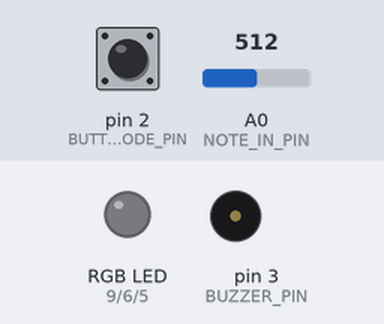
The sketch below on a simulated Arduino Uno, built with avr-gcc and run on an emulated ATmega328P. On the bench: an RGB LED mixed from three pins (HIGH = lit), buzzer (waves = sounding). Dashed ring = blinking. The test bench sets the inputs (shaded band); at power-on: pin 2 (BUTTON_MODE_PIN) LOW, A0 (NOTE_IN_PIN) = 512. Dim RGB values are drawn brighter than linear; random numbers use the default seed unless the sketch sets one.

Above: at 1.2 s.
1.3 s: pin 2 (BUTTON_MODE_PIN) pulled HIGH for 1 s
At 1.6 s:
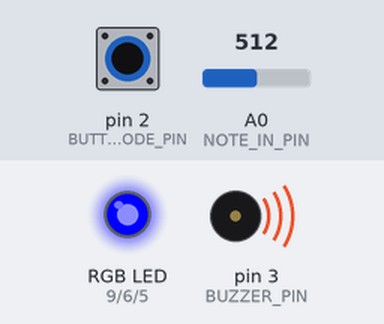
4.3 s: pin 2 (BUTTON_MODE_PIN) pulled HIGH for 0.15 s
At 5.4 s:
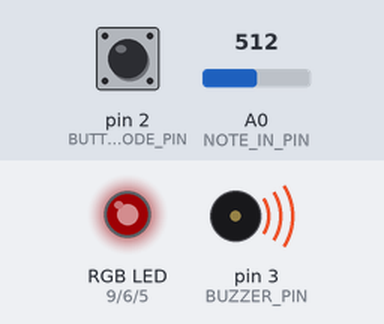
6.0 s: pin 2 (BUTTON_MODE_PIN) pulled HIGH for 0.15 s
At 6.8 s:
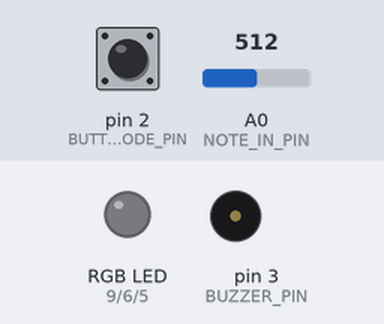
7.8 s: pin 2 (BUTTON_MODE_PIN) pulled HIGH for 3.2 s
At 8.7 s:
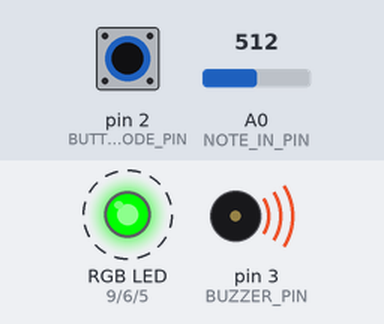
Timing chart, 0 to 12.5 s (numbered marks = the images above; inputs shaded):
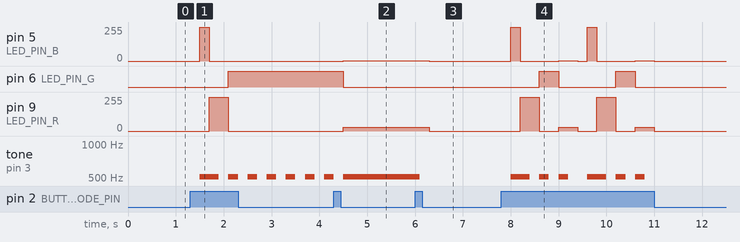

Measured:
- after the input at 1.3 s, pin 5 (LED_PIN_B): 0/255 → 255/255 after 0.20 s, → 0/255 0.20 s later; pin 6 (LED_PIN_G): LOW → HIGH after 0.80 s; pin 9 (LED_PIN_R): 0/255 → 255/255 after 0.40 s, → 0/255 0.40 s later; tone on pin 3 (BUZZER_PIN): silent → 512 Hz after 0.20 s, then repeats every 0.40 s: silent 0.20 s, 512 Hz 0.20 s
- after the input at 4.3 s, pin 5 (LED_PIN_B): 0/255 → 1/255 after 0.20 s; pin 6 (LED_PIN_G): HIGH → LOW after 0.20 s; pin 9 (LED_PIN_R): 0/255 → 30/255 after 0.20 s
- after the input at 6.0 s, pin 5 (LED_PIN_B): 1/255 → 0/255 after 0.30 s; pin 9 (LED_PIN_R): 30/255 → 0/255 after 0.30 s; tone on pin 3 (BUZZER_PIN): 512 Hz → silent after 0.10 s
- after the input at 7.8 s, pin 5 (LED_PIN_B): 0/255 → 255/255 after 0.20 s, → 0/255 0.20 s later, → 1/255 0.80 s later, → 0/255 0.40 s later, … (8 changes in this stretch); pin 6 (LED_PIN_G): alternates HIGH for 0.40 s and LOW for 1.2 s, 4 changes in all, then stays LOW, starting after 0.80 s

The sketch:

LastoriaLoreanna_EtudeTwo.ino
```cpp
/**********************ETUDE 2 CART 360 2017*******************************
   WELCOME!
   THE PURPOSE OF THIS EXERCISE IS TO DESIGN A VERY SIMPLE KEYBOARD (5 KEYS)
   WHICH ALLOWS YOU TO PLAY LIVE, RECORD, AND PLAYBACK.
   THERE WILL BE A BUTTON WHICH WHEN PRESSED WILL TAKE THE USER TO THE NEXT MODE:
   THERE ARE 5 POSSIBLE MODES
   0 ==  reset    ==   led off == also resets
   1 ==  live     ==   led BLUE
   2 ==  record   ==   led RED
   3 ==  play     ==   led GREEN
   4 ==  loopMODE ==   led PURPLE

   ADDITIONALLY - WHEN THE USER CHANGES MODE,
   THE RGB LED WILL CHANGE COLOR (ACCORDING TO THE SPECIFICATIONS)

   PLEASE FOLLOW THE INSTRUCTIONS IN THE COMMENTS:
   DO NOT ADD ANY MORE FUNCTION DEFINITIONS
   ONLY IMPLEMENT THE FUNCTION DEFINITIONS SUPPLIED
   THERE IS NO NEED TO ADD ANY NEW VARIABLES OR CONSTANTS
   PROVIDE COMMENTS FOR ANY OF THE CODE IMPLEMENTED
   GOOD LUCK!
*/
/**** CONSTANTS ********************************************************/

#define BUTTON_MODE_PIN 2 // Button to change the mode

// constants for RGB LED
#define LED_PIN_R 9 // R PIN
#define LED_PIN_G 6 // G PIN
#define LED_PIN_B 5 // B PIN //double check these are
//right when connected

// constant for note in (button-resistor ladder on breadboard)
# define NOTE_IN_PIN A0

// constant for max number of notes in array
#define MAX_NOTES 16  //array of max notes for player

// a constant for duration
const int duration = 200;

// constant for pin to output for buzzer
#define BUZZER_PIN 3 // PWM

/******** VARIABLES *****************************************************/
// counter for how many notes we have
int countNotes = 0;
// array to hold the notes played (for record/play mode)
int notes [MAX_NOTES];
int mode = 0; // start at off

/*************************************************************************/


/**********************SETUP() DO NOT CHANGE*******************************/
// Declare pin mode for the single digital input
void setup()
{
  pinMode(BUTTON_MODE_PIN, INPUT);
  //IMPLEMENT

  //for rbg color outputs
  pinMode(LED_PIN_R, OUTPUT);
  pinMode(LED_PIN_G, OUTPUT);
  pinMode(LED_PIN_B, OUTPUT);

  //digital output
  pinMode(BUZZER_PIN, OUTPUT);

  Serial.begin(9600); //used this to determine "noteInput" value
}

/**********************LOOP() DO NOT CHANGE *******************************
   INSTRUCTIONS:
   There is NO NEED to change the loop - it establishes the flow of the program
   We call here 3 functions repeatedly:
   1: chooseMode(): this function will determine the mode that your program is in
   based on if the button (linked to the BUTTON_MODE_PIN) was pressed
   2: setRGB(): will set the color of the RGB LED based on the value of the mode variable
   3: selectMode(): will determine which function to call based on the value of the mode variable

**************************************************************************/
void loop()
{
  chooseMode();
  setRGB();
  selectMode();
}
/******************CHOOSEMODE(): IMPLEMENT *********************************
   INSTRUCTIONS:
   Read the value from the Button (linked to the BUTTON_MODE_PIN) and
   if is being pressed then change the mode variable.
   REMEMBER:
   mode == 0 is reset
   mode == 1 is live
   mode == 2 is record
   mode == 3 is play
   mode == 4 is loopMode
   Every time the user presses the button, the program will go to the next mode,
   once it reaches 4, it should go back to mode == 0.
   (i.e. if mode ==2 and we press, then mode ==3) ...
**************************************************************************/
void chooseMode() {
  // IMPLEMENT

  int buttonState = digitalRead(BUTTON_MODE_PIN);
  //if the button is in a certain state and the button is pressed
  //switch over to the next state and continue

  if (buttonState == HIGH) {
    if (mode == 0) {
      mode = 1;
    }
    else if (mode == 1) {
      mode = 2;
    }
    else if (mode == 2) {
      mode = 3;
    }
    else if (mode == 3) {
      mode = 4;
    }
    else if (mode == 4) {
      mode = 0; //reset
    }
    delay(200); //add delay to slow things down
  }
}

/******************SETRGB(): IMPLEMENT *********************************
   INSTRUCTIONS:
   Depending on the value of the mode variable:
   if the mode is 0 - RGB LED IS OFF
   if the mode is 1 - RGB LED IS BLUE
   if mode is 2 - RGB LED IS RED
   if mode is 3 - RGB LED IS GREEN
   if mode is 4 - RGB LED iS PURPLE
   YOU MUST USE A SWITCH CASE CONSTRUCT (NOT A SERIES OF IF / ELSE STATEMENTS
**************************************************************************/
void setRGB()
{

  //set up the switches for each rgb color
  switch (mode) { //mode = 1,2,3 or 4

    case 0: //whole thing off
      digitalWrite(LED_PIN_R, LOW);
      digitalWrite(LED_PIN_G, LOW);
      digitalWrite(LED_PIN_B, LOW);
      break; //end of loop

    case 1: //blue
      digitalWrite(LED_PIN_R, LOW);
      digitalWrite(LED_PIN_G, LOW);
      digitalWrite(LED_PIN_B, HIGH);
      break; //end of loop

    case 2: //red
      digitalWrite(LED_PIN_R, HIGH);
      digitalWrite(LED_PIN_G, LOW);
      digitalWrite(LED_PIN_B, LOW);
      break; //end of loop

    case 3: //green
      digitalWrite(LED_PIN_R, LOW);
      digitalWrite(LED_PIN_G, HIGH);
      digitalWrite(LED_PIN_B, LOW);
      break; //end of loop

    case 4: //purple
      analogWrite(LED_PIN_R, 30); //alalog write allows to put numbers. this allows my to make purple
      digitalWrite(LED_PIN_G, LOW);
      analogWrite(LED_PIN_B, HIGH);
      break; //end of loop
  }
}
/**********************SELECTMODE() DO NOT CHANGE *******************************
   INSTRUCTIONS:
   There is NO NEED to change this function - it selects WHICH function should run based on the mode variable
   There are 4 possibilities
   1: reset(): this function will reset any arrays etc, and will do nothing else
   2: live(): this function will play the corresponding notes
   to the user pressing the respective buttons.
   NOTE:: the notes played are NOT stored
   3: record(): this function will play the corresponding notes
   to the user pressing the respective buttons
   AND will STORE up to 16 consecutive notes in an array.
   4: play(): this function will playback any notes stored in the array that were recorded
   in the previous mode
   5: loopMode(): this function will playback any notes stored in the array that were recorded,
   BUT unlike the previous mode, you can choose in which sequence the notes are played.
   REQUIRED: only play notes from the array (no live stuff)

******************************************************************************/
void selectMode()
{
  if (mode == 0) { //if set to mode 0 (off/no color) reset the board
    reset();
  }
  else if (mode == 1) { // or else if set to mode 1 (blue) enter live play
    live();
  }
  else if (mode == 2) { //or else if set to mode 2 (red) enter record
    record();
  }

  else if (mode == 3) { //or else if set to mode 3 (green) play recording
    play();
  }

  else if (mode == 4) { //or else if set to mode 4 (purple) plat random notes
    loopMode();
  }
}
/******************RESET(): IMPLEMENT **************************************
   INSTRUCTIONS:
   this function should ensure that any notes recorded are no longer available
**************************************************************************/
void reset()
{
  // IMPLEMENT
  countNotes = 0;
  //reset notes back to zero. countNotes value augemted because of loop therfore must be reset back to 0 to work again
}
/******************LIVE(): IMPLEMENT **************************************
   INSTRUCTIONS:
   this function will play the corresponding notes
   to the user pressing the respective buttons
   NOTE:: the notes played are NOT stored
   SO: you need read in the input from the analog input (linked to the button-resistor ladder combo)
   THEN - output the note to the buzzer using the tone() function
**************************************************************************/
void live()
{
  //IMPLEMENT
  int noteInput;
  noteInput = analogRead(NOTE_IN_PIN);
  tone(BUZZER_PIN, noteInput, duration);
}
/******************RECORD(): IMPLEMENT **********************************
   INSTRUCTIONS:
   this function will play the corresponding notes
   to the user pressing the respective buttons
   AND will STORE up to 16 consecutive notes in an array.
   SO:you need read in the input from the analog input (linked to the button-resistor ladder combo)
   AND - output the note to the buzzer using the tone() function
   THEN store that note in the array  - BE CAREFUL - you can only allow for up to MAX_NOTES to be stored
**************************************************************************/
void record()
{
  // IMPLEMENT
  int noteInput;
  noteInput = analogRead(NOTE_IN_PIN);

  //used Serial.println(noteInput) to determine this value (203). This is the lowest frequency
  if (countNotes < MAX_NOTES && noteInput >= 203) {
    notes[countNotes] = noteInput;
    countNotes++;
    tone(BUZZER_PIN, noteInput, duration);
    delay(duration);
  }
}
/******************PLAY(): IMPLEMENT ************************************
   INSTRUCTIONS:
   this function will playback any notes stored in the array that were recorded
   in the previous mode
   SO: you need to go through the array of values (be careful - the user may not have put in MAX_NOTES)
   READ each value IN ORDER
   AND output each note to the buzzer using the tone() function
   ALSO: as long as we are in this mode, the notes are played over and over again
   BE CAREFUL: make sure you allow for the user to get to another mode from the mode button...
**************************************************************************/
void play()
{
  // IMPLEMENT
  //use boolean because theres only 2 states
  //if soundMode is true, play this loop. If button gets pressed, break the loop and soundMode changes to false
  boolean  soundMode = true;
  while (soundMode) {
    for (int i = 0; i <= countNotes; i++) {
      tone(BUZZER_PIN, notes[i], duration);
      delay(duration);
      if (digitalRead(BUTTON_MODE_PIN) == HIGH) {
        soundMode = false;
        break; //end of loop
      }
    }
  }
}
/******************LOOPMODE(): IMPLEMENT *********************************
   INSTRUCTIONS:
   this function will playback any notes stored in the array that were recorded
   in the previous mode
   SO: you need to go through the array of values (be careful - the user may not have put in MAX_NOTES)
   READ values IN ANY ORDERING (You MUST use the array - but you can determine your own sequence)
   AND output each note to the buzzer using the tone() function
   ALSO: as long as we are in this mode, the notes are played over and over again
   BE CAREFUL: make sure you allow for the user to get to another mode from the mode button...
**************************************************************************/
void loopMode()
{
  //IMPLEMENT
  boolean  soundMode = true;
  //if soundMode is true, play this loop that generates random values which in turn makes random sounds.
  //If button is pressed again, change soundMode to false
  while (soundMode) {
    for (int i = 0; i <= countNotes; i++) {
      //set a variable that grabs random values for notes
      int randomNote = random(0, i);
      tone(BUZZER_PIN, notes[(randomNote)], duration);
      delay(duration);
      if (digitalRead(BUTTON_MODE_PIN) == HIGH) {
        soundMode = false;
        break; //end of loop
      }
    }
  }
}

/**************************************************************************/
/* Overview:
 * Due to the motion of electrons passing through the resistors, it creates terminal noise which is how the sounds are being created
 * When sounds are playing, it can be seen as a representation of current running through the circuit
 * The more ohms in the resister, the deeper the sound.
 * This change is affectd by how many Ohms is in the resistor, more ohms = less current passing throught which t= less therminal noise.
 * The highest resistors does not generate any sound because of the very low frequency.
 * The button on my circuit that outputs highest sound is using only the first resistor and thats why the sound it high
 * The button on my circuit that is outputting the lowest sound is using all the resistors on the resistor ladder
 * All these resistors are making less voltage pass through to the last button therefore low sound.
 * Everytime a button is pressed, current is being sent through
 */
```
